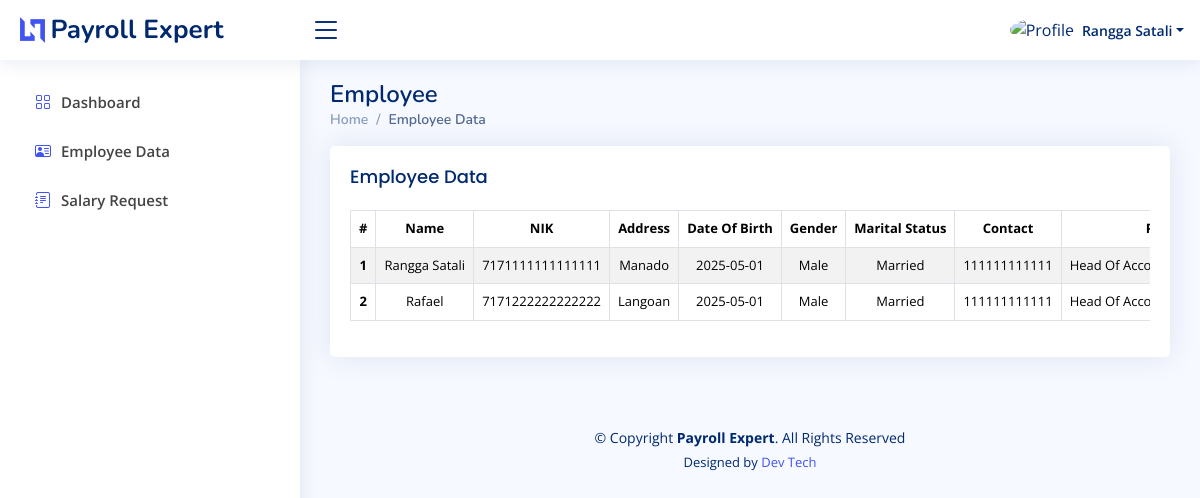
/index.php?page=employee (signed in), run on the app's committed database.
### tables this page shows
CREATE TABLE `employee_table` (
  `id` int NOT NULL,
  `name` varchar(50) NOT NULL,
  `nik` bigint NOT NULL,
  `address` text NOT NULL,
  `date_of_birth` date NOT NULL,
  `gender` varchar(6) NOT NULL,
  `marital_status` varchar(10) NOT NULL,
  `contact` bigint NOT NULL,
  `position` varchar(50) NOT NULL,
  `department` varchar(20) NOT NULL,
  `employement_type` varchar(20) NOT NULL,
  `hire_date` date NOT NULL,
  `employee_id` varchar(16) NOT NULL,
  `npwp` bigint NOT NULL,
  `dependent_status` varchar(5) NOT NULL,
  `bpjs_number` varchar(20) NOT NULL,
  `base_salary` int NOT NULL,
  `bank_account_number` varchar(20) NOT NULL
);

### layout/manager/employee.php (the view, shortened to what this page needs)
<div class="pagetitle">
    <h1>Employee</h1>
    <nav>
        <ol class="breadcrumb">
            <li class="breadcrumb-item"><a href="?page=dashboard">Home</a></li>
            <li class="breadcrumb-item active">Employee Data</li>
        </ol>
    </nav>
</div>
<section class="section">
    <div class="row">
        <div class="col-lg-12">
            <div class="card">
                <div class="card-body">
                    <h5 class="card-title">Employee Data</h5>
                    <div class="table-responsive">
                        <table class="table table-striped table-bordered">
                            <thead>
                                <tr>
                                    <th>#</th>
                                    <th>Name</th>
                                    <th>NIK</th>
                                    <th>Address</th>
                                    <th>Date Of Birth</th>
                                    <th>Gender</th>
                                    <th>Marital Status</th>
                                    <th>Contact</th>
                                    <th>Position</th>
                                </tr>
                            </thead>
                            <tbody style="text-transform: capitalize;">
                                <?php
                                $countRows = 1;
                                foreach ($dataEmployee as $row) {
                                ?>
                                    <tr>
                                        <th><?php echo $countRows++; ?></th>
                                        <td><?php echo $row['name']; ?></td>
                                        <td><?php echo $row['nik']; ?></td>
                                        <td><?php echo $row['address']; ?></td>
                                        <td><?php echo $row['date_of_birth']; ?></td>
                                        <td><?php echo $row['gender']; ?></td>
                                        <td><?php echo $row['marital_status']; ?></td>
                                        <td><?php echo $row['contact']; ?></td>
                                        <td><?php echo $row['position']; ?></td>
                                    </tr>
                                <?php
                                }
                                ?>
                            </tbody>
                        </table>
                    </div>
                </div>
            </div>
        </div>
    </div>
</section>

### assets/css/style.css (style rules this page uses)
:root { scroll-behavior: smooth; }
body { font-family: "Open Sans", sans-serif; background: #f6f9ff; color: #444444; }
a { color: #4154f1; text-decoration: none; }
h1, h2, h3, h4, h5, h6 { font-family: "Nunito", sans-serif; }
.pagetitle { margin-bottom: 10px; }
.pagetitle h1 { font-size: 24px; margin-bottom: 0; font-weight: 600; color: #012970; }
.card { margin-bottom: 30px; border: none; border-radius: 5px; box-shadow: 0px 0 30px rgba(1, 41, 112, 0.1); }
.card-title { padding: 20px 0 15px 0; font-size: 18px; font-weight: 500; color: #012970; font-family: "Poppins", sans-serif; }
.card-body { padding: 0 20px 20px 20px; }
.breadcrumb { font-size: 14px; font-family: "Nunito", sans-serif; color: #899bbd; font-weight: 600; }
.breadcrumb a { color: #899bbd; transition: 0.3s; }
.breadcrumb .breadcrumb-item::before { color: #899bbd; }
.breadcrumb .active { color: #51678f; font-weight: 600; }

### layout/manager/employee.php (style rules this page uses)
table { font-size: small; text-align: center; }
td, th { white-space: nowrap; }

### data on the page
employee_table: name "Rangga Satali", nik "7171111111111111", address "Manado", date_of_birth "2025-05-01", gender "Male", marital_status "Married", contact "111111111111", position "Head Of…"
employee_table: name "Rafael", nik "7171222222222222", address "Langoan", date_of_birth "2025-05-01", gender "Male", marital_status "Married", contact "111111111111", position "Head Of…"

### other printed values
$name "Rangga Satali"
